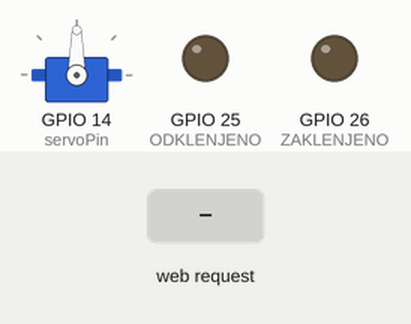
Simulated run of this sketch. Board: ESP32. On the bench: servo, output pins drawn as LEDs (lit = HIGH). Inputs (shaded band) come from the test bench. WiFi joins after 1.5 s; servers stay silent unless stated; what the sketch prints to the serial monitor is not drawn.

Above: at 2.7 s.
2.8 s: HTTP request GET /25/ received
At 3.2 s:
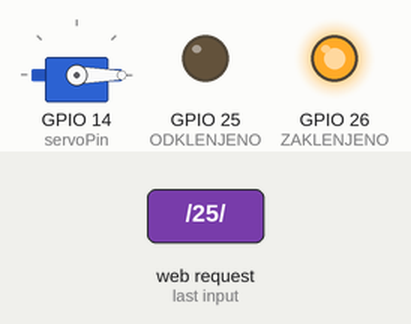
4.3 s: HTTP request GET /26/ received
At 5.5 s:
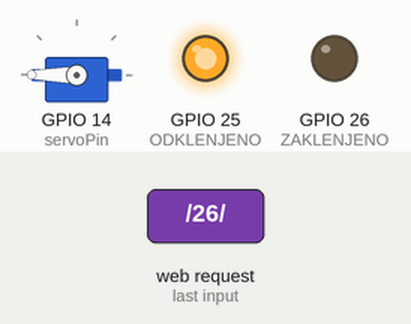
Timing chart, 0 to 7.3 s (numbered marks = the images above; inputs shaded):
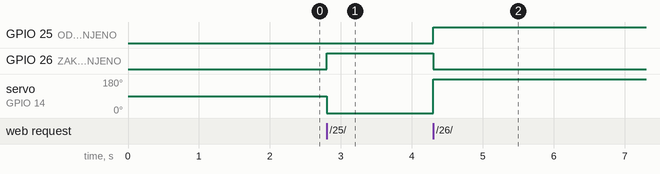

Measured:
- after the input at 2.8 s, GPIO 26 (ZAKLENJENO): LOW → HIGH at once; servo on GPIO 14 (servoPin): 90° → 0° at once
- after the input at 4.3 s, GPIO 25 (ODKLENJENO): LOW → HIGH at once; GPIO 26 (ZAKLENJENO): HIGH → LOW at once; servo on GPIO 14 (servoPin): 0° → 180° at once

The sketch:

SimpleWiFiServer_k_dela.ino
```cpp
#include <WiFi.h>
#include <Servo_ESP32.h>

static const int ZAKLENJENO = 26;
static const int ODKLENJENO = 25;
static const int servoPin = 14;
int angle =0;
int angleStep = 5;
int angleMin =0;
int angleMax = 180;

const char* ssid     = "Gaj_Wifi";
const char* password = "mojdom123";

Servo_ESP32 servo;
WiFiServer server(80);

void setup()
{
    Serial.begin(115200);
    servo.attach(servoPin);
    pinMode(ZAKLENJENO, OUTPUT);
    pinMode(ODKLENJENO, OUTPUT);
    delay(10);

    // We start by connecting to a WiFi network

    Serial.println();
    Serial.println();
    Serial.print("Connecting to ");
    Serial.println(ssid);

    WiFi.begin(ssid, password);

    while (WiFi.status() != WL_CONNECTED) {
        delay(500);
        Serial.print(".");
    }

    Serial.println("");
    Serial.println("WiFi connected.");
    Serial.println("IP address: ");
    Serial.println(WiFi.localIP());

    server.begin();

}

int value = 0;

void loop(){
 WiFiClient client = server.available();   // listen for incoming clients

  if (client) {                             // if you get a client,
    Serial.println("New Client.");           // print a message out the serial port
    String currentLine = "";                // make a String to hold incoming data from the client
    while (client.connected()) {            // loop while the client's connected
      if (client.available()) {             // if there's bytes to read from the client,
        char c = client.read();             // read a byte, then
        Serial.write(c);                    // print it out the serial monitor
        if (c == '\n') {                    // if the byte is a newline character

          // if the current line is blank, you got two newline characters in a row.
          // that's the end of the client HTTP request, so send a response:
          if (currentLine.length() == 0) {
            // HTTP headers always start with a response code (e.g. HTTP/1.1 200 OK)
            // and a content-type so the client knows what's coming, then a blank line:
            client.println("HTTP/1.1 200 OK");
            client.println("Content-type:text/html");
            client.println();

            // the content of the HTTP response follows the header:
            client.print(" <!DOCTYPE html> ");
            client.print(" <html lang=\"en\"> ");
            client.print(" <head> ");
            client.print("     <meta charset=\"UTF-8\"> ");
            client.print("     <meta http-equiv=\"X-UA-Compatible\" content=\"IE=edge\"> ");
            client.print("     <meta name=\"viewport\" content=\"width=device-width, initial-scale=1.0\"> ");
            client.print("     <title>Document</title> ");
            client.print("     <style> ");
            client.print("         body{ ");
            client.print("             text-align: center; ");
            client.print("             background-color: #3a639c; ");
            client.print("         } ");
            client.print("         h1{ ");
            client.print("             background-color: #df5c29; ");
            client.print("             border-radius: 15px; ");
            client.print("             padding: 14px 40px; ");
            client.print("         } ");
            client.print("         .button{ ");
            client.print("             border-radius: 8px; ");
            client.print("             padding: 14px 40px; ");
            client.print("             background-color: #df5c29; ");
            client.print("             border: 1px solid black; ");
            client.print("             border-radius: 15px; ");
            client.print("             font-size: 20px; ");
            client.print("             margin: 10px; ");
            client.print("             cursor:crosshair; ");
            client.print("         } ");
            client.print("     </style> ");
            client.print(" </head> ");
            client.print(" <body> ");
            client.print("     <h1>DoorLock</h1> ");
            client.print("     <br> ");
            client.print("     <div><a href=\"/25/\"><button class=\"button\">LOCK</button></a></div> ");
            client.print("     <br> ");
            client.print("     <div><a href=\"/26/\"><button class=\"button\">UNLUCK</button></a></div> ");
            client.print(" </body> ");
            client.print(" </html> ");

            // The HTTP response ends with another blank line:
            client.println();
            // break out of the while loop:
            break;
          } else {    // if you got a newline, then clear currentLine:
            currentLine = "";
          }
        } else if (c != '\r') {  // if you got anything else but a carriage return character,
          currentLine += c;      // add it to the end of the currentLine
        }

        // Check to see if the client request was "GET /H" or "GET /L":
        if (currentLine.endsWith("GET /25/")) {
          digitalWrite(ZAKLENJENO, HIGH);
          digitalWrite(ODKLENJENO, LOW);
          angle = 0;
          servo.write(angle);
        }
        if (currentLine.endsWith("GET /26/")) {
          digitalWrite(ZAKLENJENO, LOW);
          digitalWrite(ODKLENJENO, HIGH);
          angle = 180;
          servo.write(angle);
        }
      }
    }
    // close the connection:
    client.stop();
    Serial.println("Client Disconnected.");
  }
}
```
